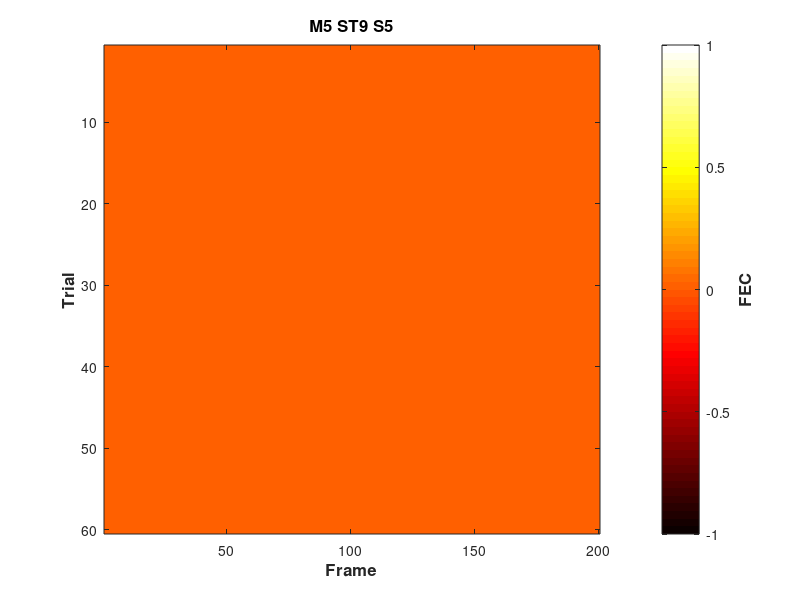

Write MATLAB code to recreate this figure.
% AUTHOR - Kambadur Ananthamurthy
% PURPOSE - Treadmill motion analysis
% DEPENDENCIES - First sort all trials as .mat files using sortingVideos.m

tic
%clear all
close all

addpath('/Users/ananth/Documents/MATLAB/CustomFunctions')

%Operations
saveData = 0;
doMotionAnalysis = 0;
plotFigures = 1;

%Video details
samplingRate = 100; % in Frames Per Second (FPS)
trialDuration = 2; % in seconds
nFrames = samplingRate*trialDuration; %per trial
startFrame = 1;


%Dataset details
sessionType = 9;
%mice = [1 2 3 4 5];
mice = 5;
nSessions = 5;
nTrials = 60; % NOTE: During sorting, the dummy trial was excluded

startSession = nSessions; %single sessions
%startSession = 1;
startTrial = 1; % NOTE: During sorting, the dummy trial was excluded

saveDirec = '/Users/ananth/Desktop/Work/Behaviour/Motion';
direc = '/Users/ananth/Desktop/Work/Analysis/Motion/';

fontSize = 12;

motion = zeros(nTrials,nFrames);
for mouse = 1:length(mice)
    mouseName = ['M' num2str(mice(mouse))];
    
    for session = startSession:nSessions
        dataset = ['Mouse' mouseName '_SessionType' num2str(sessionType) '_Session' num2str(session)];
        disp(['Working on ' dataset])
        
        if doMotionAnalysis == 1
            disp('Performing motion analysis ...')
        end
        
        disp('... done')
    end
    
    if saveData == 1
        saveFolder = [saveDirec mouseName '/' dataset '/'];
        if ~isdir(saveFolder)
            mkdir(saveFolder);
        end
        
        %Save Motion data
        save([saveFolder 'motion' ],'motion')
    end
    
    if plotFigures == 1
        figure(3)
        imagesc(motion)
        colormap(hot)
        colorbar
        %waterfall(fec)
        title([mouseName ' ST' num2str(sessionType) ' S' num2str(session)],...
            'FontSize', fontSize,...
            'FontWeight', 'bold')
        xlabel('Frame', ...
            'FontSize', fontSize,...
            'FontWeight', 'bold')
        ylabel('Trial', ...
            'FontSize', fontSize,...
            'FontWeight', 'bold')
        z = colorbar;
        ylabel(z,'FEC', ...
            'FontSize', fontSize,...
            'FontWeight', 'bold')
    end
    disp([dataset ' analyzed'])
end
disp('All done!')
toc
